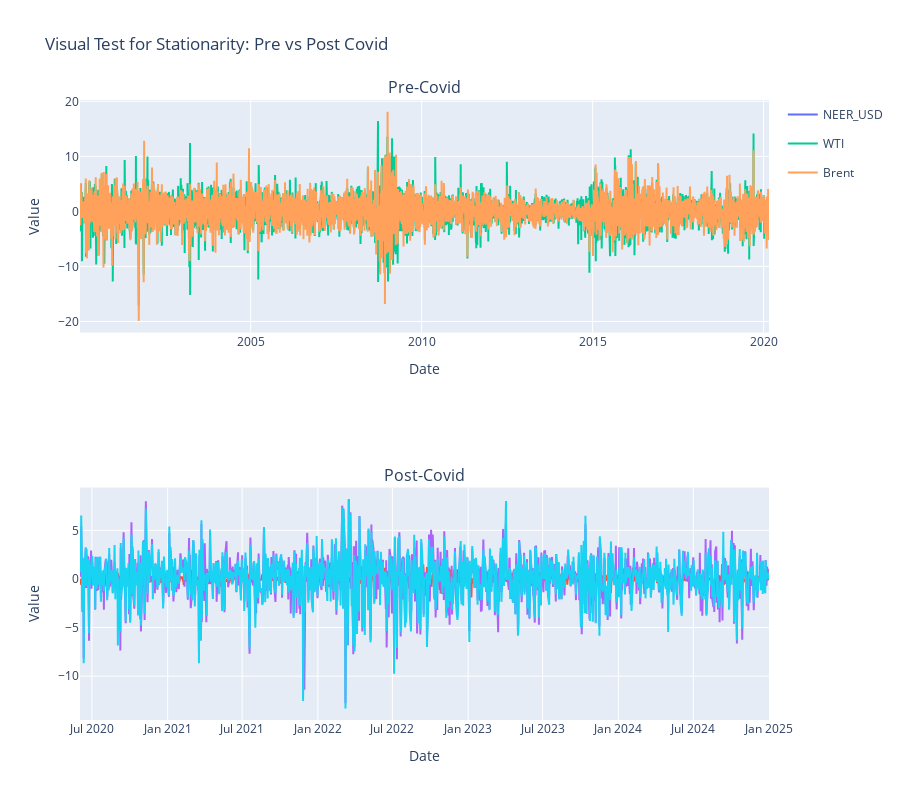

Notebook source saved alongside this figure:
### Markdown cell above
Check stationarity

### Code cell
fig = make_subplots(
    rows=2, cols=1,
    shared_xaxes=False, shared_yaxes=True,
    subplot_titles=("Pre-Covid", "Post-Covid")
)

for col in pre_covid.columns:
    # Pre
    fig.add_trace(
        go.Scatter(x=pre_covid.index, y=pre_covid[col], mode='lines',
                   name=col, legendgroup=col),
        row=1, col=1
    )
    # Post
    fig.add_trace(
        go.Scatter(x=post_covid.index, y=post_covid[col], mode='lines',
                   name=col, legendgroup=col, showlegend=False),
        row=2, col=1
    )

fig.update_layout(title="Visual Test for Stationarity: Pre vs Post Covid", height=800)
fig.show()

### Figure 1 — Plotly figure (JSON) as saved in the notebook; plotly's stock layout.template omitted (floating-point values rounded to 4 significant figures; data arrays with more than 128 entries replaced by an {"elided": "..."} marker saying what was removed)
{"data": [{"legendgroup": "NEER_USD", "mode": "lines", "name": "NEER_USD", "type": "scatter", "x": {"elided": "5258 str values"}, "xaxis": "x", "y": {"elided": "5258 float values"}, "yaxis": "y"}, {"legendgroup": "NEER_USD", "mode": "lines", "name": "NEER_USD", "showlegend": false, "type": "scatter", "x": {"elided": "1197 str values"}, "xaxis": "x2", "y": {"elided": "1197 float values"}, "yaxis": "y2"}, {"legendgroup": "WTI", "mode": "lines", "name": "WTI", "type": "scatter", "x": {"elided": "5258 str values"}, "xaxis": "x", "y": {"elided": "5258 float values"}, "yaxis": "y"}, {"legendgroup": "WTI", "mode": "lines", "name": "WTI", "showlegend": false, "type": "scatter", "x": {"elided": "1197 str values"}, "xaxis": "x2", "y": {"elided": "1197 float values"}, "yaxis": "y2"}, {"legendgroup": "Brent", "mode": "lines", "name": "Brent", "type": "scatter", "x": {"elided": "5258 str values"}, "xaxis": "x", "y": {"elided": "5258 float values"}, "yaxis": "y"}, {"legendgroup": "Brent", "mode": "lines", "name": "Brent", "showlegend": false, "type": "scatter", "x": {"elided": "1197 str values"}, "xaxis": "x2", "y": {"elided": "1197 float values"}, "yaxis": "y2"}], "layout": {"annotations": [{"font": {"size": 16}, "showarrow": false, "text": "Pre-Covid", "x": 0.5, "xanchor": "center", "xref": "paper", "y": 1, "yanchor": "bottom", "yref": "paper"}, {"font": {"size": 16}, "showarrow": false, "text": "Post-Covid", "x": 0.5, "xanchor": "center", "xref": "paper", "y": 0.375, "yanchor": "bottom", "yref": "paper"}], "height": 800, "title": {"text": "Visual Test for Stationarity: Pre vs Post Covid"}, "xaxis": {"anchor": "y", "domain": [0, 1], "title": {"text": "Date"}}, "xaxis2": {"anchor": "y2", "domain": [0, 1], "title": {"text": "Date"}}, "yaxis": {"anchor": "x", "domain": [0.625, 1], "title": {"text": "Value"}}, "yaxis2": {"anchor": "x2", "domain": [0, 0.375], "title": {"text": "Value"}}}}
